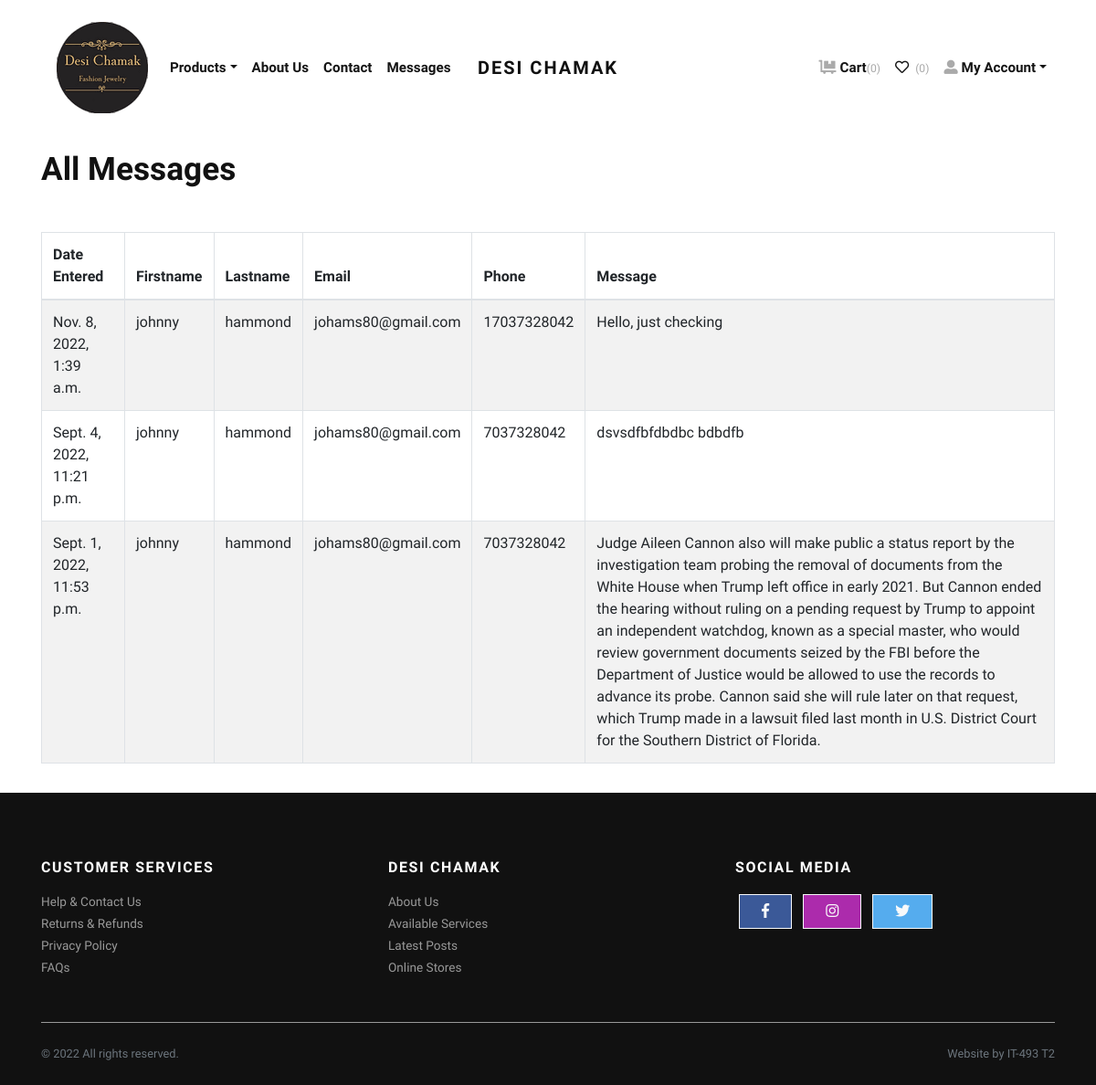
Page /store/cust_messages/ (signed in) on the committed database.
### store/models.py (models this page shows, shortened)
class Contact_Us(models.Model):
    firstname = models.CharField(max_length=50, verbose_name='First Name', null=False)
    lastname = models.CharField(max_length=50, verbose_name='Last Name', null=False)
    email = models.EmailField(max_length=250, verbose_name='Email Address', null=False)
    phone = models.CharField(max_length=15, verbose_name='Phone Number', null=True)
    created_date = models.DateTimeField(auto_now_add=True, verbose_name='Created Date')
    message = models.TextField(null=False)
    class Meta:
        ordering = ['-created_date']

### store/views.py (the view)
# urls.py: path('store/cust_messages/', views.cust_messages, name="cust_messages"),
@permission_required('view_messages', raise_exception=True)
def cust_messages(request):
    all_messages = Contact_Us.objects.all()
    return render(request, 'store/cust_messages.html', {'all_messages': all_messages})

### store/context_preprocessors.py (called while the page is built)
def store_menu(request):
    categories = Category.objects.filter(is_active=True)
    context = {
        'categories_menu': categories,
    }
    return context

def cart_menu(request):
    if request.user.is_authenticated:
        cart_items= Cart.objects.filter(user=request.user)
        context = {
            'cart_items': cart_items,
        }
    else:
        context = {}
    return context

### templates/store/cust_messages.html
{% extends 'base.html' %}
{% load static %}
    {% block content %}
      <div class="container py-3">
        <h1 class="mb-5">All Messages</h1>
        <div class="table-responsive">
            <table class="table table-bordered table-striped table-hover">
                <thead>
                    <th>Date Entered</th>
                    <th>Firstname</th>
                    <th>Lastname</th>
                    <th>Email</th>
                    <th>Phone</th>
                    <th>Message</th>
                </thead>
                {% for message in all_messages %}
                    <tr>
                        <td>{{ message.created_date }}</td>
                        <td>{{ message.firstname }}</td>
                        <td>{{ message.lastname }}</td>
                        <td>{{ message.email }}</td>
                        <td>{{ message.phone }}</td>
                        <td>{{ message.message }}</td>
                    </tr>
                {% endfor %}
            </table>
        </div>
      </div>
    {% endblock content %}

### jewelryshop/static/css/style.gold.css (style rules this page uses)
body { font-family: "Libre Franklin", sans-serif; font-size: 1rem; font-weight: 400; line-height: 1.5; color: #111111; background-color: #fff; }
h1, h2, h3, h4, h5, h6, .h1, .h2, .h3, .h4, .h5, .h6 { margin-bottom: 0.5rem; font-family: inherit; font-weight: 900; line-height: 1.2; color: inherit; }
h1, .h1 { font-size: 2.2rem; }

### rows in the picture
Contact_Us: created_date "Nov. 8, 2022, 1:39 a.m.", firstname "johnny", lastname "hammond", email "johams80@gmail.com", phone "17037328042", message "Hello, just checking"
Contact_Us: created_date "Sept. 4, 2022, 11:21 p.m.", firstname "johnny", lastname "hammond", email "johams80@gmail.com", phone "7037328042", message "dsvsdfbfdbdbc bdbdfb"
Contact_Us: created_date "Sept. 1, 2022, 11:53 p.m.", firstname "johnny", lastname "hammond", email "johams80@gmail.com", phone "7037328042", message "Judge Aileen Cannon also will make public a status report by the investigation team probing the removal of documents from the White House when Trump left office in early 2021. But Cannon ended the hearing without ruling on a pending request by Trump to appoint an independent watchdog, known as a special master, who would review government documents seized by the FBI before the Department of Justice would be allowed to use the records to advance its probe. Cannon said she will rule later on that request, which Trump made in a lawsuit filed last month in U.S. District Court for the Southern District of Florida."

### other values in the picture
{{ cart_items.count }} "0"
